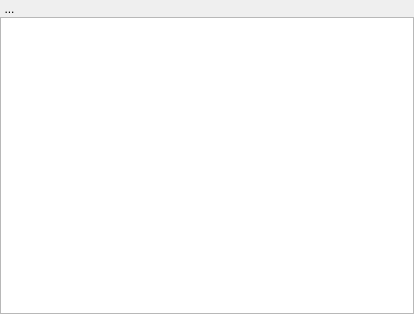
<?xml version="1.0" encoding="UTF-8"?>
<ui version="4.0">
 <class>ListWidget</class>
 <widget class="QWidget" name="ListWidget">
  <property name="geometry">
   <rect>
    <x>0</x>
    <y>0</y>
    <width>414</width>
    <height>314</height>
   </rect>
  </property>
  <property name="windowTitle">
   <string>Form</string>
  </property>
  <layout class="QVBoxLayout" name="verticalLayout">
   <property name="spacing">
    <number>0</number>
   </property>
   <property name="leftMargin">
    <number>0</number>
   </property>
   <property name="topMargin">
    <number>0</number>
   </property>
   <property name="rightMargin">
    <number>0</number>
   </property>
   <property name="bottomMargin">
    <number>0</number>
   </property>
   <item>
    <widget class="QToolButton" name="toolButton">
     <property name="styleSheet">
      <string notr="true">border:none;</string>
     </property>
     <property name="text">
      <string>...</string>
     </property>
     <property name="icon">
      <iconset resource="resource.qrc">
       <normaloff>:/new/prefix1/image/返回-copy.png</normaloff>:/new/prefix1/image/返回-copy.png</iconset>
     </property>
     <property name="iconSize">
      <size>
       <width>25</width>
       <height>25</height>
      </size>
     </property>
    </widget>
   </item>
   <item>
    <widget class="MyTreeView" name="treeView"/>
   </item>
  </layout>
 </widget>
 <customwidgets>
  <customwidget>
   <class>MyTreeView</class>
   <extends>QTreeView</extends>
   <header location="global">mytreeview.h</header>
  </customwidget>
 </customwidgets>
 <resources>
  <include location="resource.qrc"/>
 </resources>
 <connections/>
</ui>
